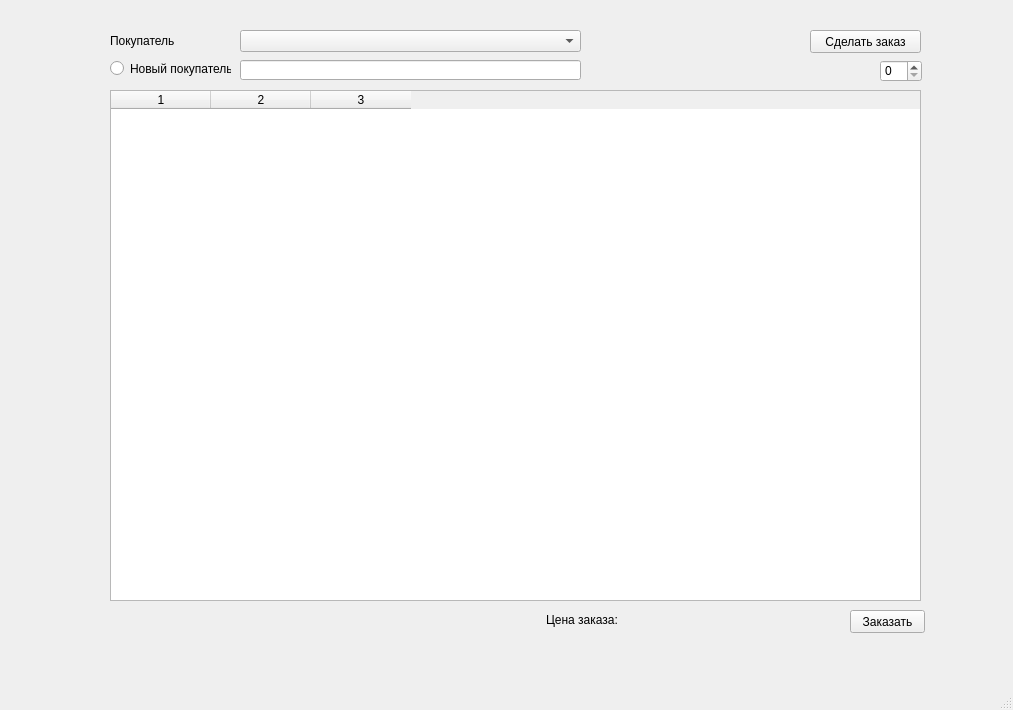
<?xml version="1.0" encoding="UTF-8"?>
<ui version="4.0">
 <class>MainWindow</class>
 <widget class="QMainWindow" name="MainWindow">
  <property name="geometry">
   <rect>
    <x>0</x>
    <y>0</y>
    <width>1013</width>
    <height>710</height>
   </rect>
  </property>
  <property name="windowTitle">
   <string>MainWindow</string>
  </property>
  <widget class="QWidget" name="centralwidget">
   <widget class="QTableWidget" name="tableWidget_of_orders">
    <property name="enabled">
     <bool>true</bool>
    </property>
    <property name="geometry">
     <rect>
      <x>110</x>
      <y>90</y>
      <width>811</width>
      <height>511</height>
     </rect>
    </property>
    <property name="columnCount">
     <number>5</number>
    </property>
    <column/>
    <column/>
    <column/>
    <column/>
    <column/>
   </widget>
   <widget class="QPushButton" name="pushButton_swap">
    <property name="geometry">
     <rect>
      <x>810</x>
      <y>30</y>
      <width>111</width>
      <height>23</height>
     </rect>
    </property>
    <property name="text">
     <string>Сделать заказ</string>
    </property>
   </widget>
   <widget class="QComboBox" name="comboBox">
    <property name="geometry">
     <rect>
      <x>240</x>
      <y>30</y>
      <width>341</width>
      <height>22</height>
     </rect>
    </property>
   </widget>
   <widget class="QLabel" name="label">
    <property name="geometry">
     <rect>
      <x>110</x>
      <y>30</y>
      <width>91</width>
      <height>21</height>
     </rect>
    </property>
    <property name="text">
     <string>Покупатель</string>
    </property>
   </widget>
   <widget class="QRadioButton" name="radioButton">
    <property name="geometry">
     <rect>
      <x>110</x>
      <y>60</y>
      <width>121</width>
      <height>17</height>
     </rect>
    </property>
    <property name="text">
     <string>Новый покупатель</string>
    </property>
   </widget>
   <widget class="QLineEdit" name="lineEdit">
    <property name="geometry">
     <rect>
      <x>240</x>
      <y>60</y>
      <width>341</width>
      <height>20</height>
     </rect>
    </property>
   </widget>
   <widget class="QPushButton" name="pushButton_commit">
    <property name="geometry">
     <rect>
      <x>850</x>
      <y>610</y>
      <width>75</width>
      <height>23</height>
     </rect>
    </property>
    <property name="text">
     <string>Заказать</string>
    </property>
   </widget>
   <widget class="QTableWidget" name="tableWidget_order">
    <property name="geometry">
     <rect>
      <x>110</x>
      <y>90</y>
      <width>811</width>
      <height>511</height>
     </rect>
    </property>
    <property name="columnCount">
     <number>3</number>
    </property>
    <column/>
    <column/>
    <column/>
   </widget>
   <widget class="QSpinBox" name="spinBox">
    <property name="geometry">
     <rect>
      <x>880</x>
      <y>60</y>
      <width>42</width>
      <height>22</height>
     </rect>
    </property>
   </widget>
   <widget class="QLabel" name="label_2">
    <property name="geometry">
     <rect>
      <x>546</x>
      <y>610</y>
      <width>301</width>
      <height>20</height>
     </rect>
    </property>
    <property name="text">
     <string>Цена заказа:</string>
    </property>
   </widget>
  </widget>
  <widget class="QMenuBar" name="menubar">
   <property name="geometry">
    <rect>
     <x>0</x>
     <y>0</y>
     <width>1013</width>
     <height>21</height>
    </rect>
   </property>
  </widget>
  <widget class="QStatusBar" name="statusbar"/>
 </widget>
 <resources/>
 <connections/>
</ui>
